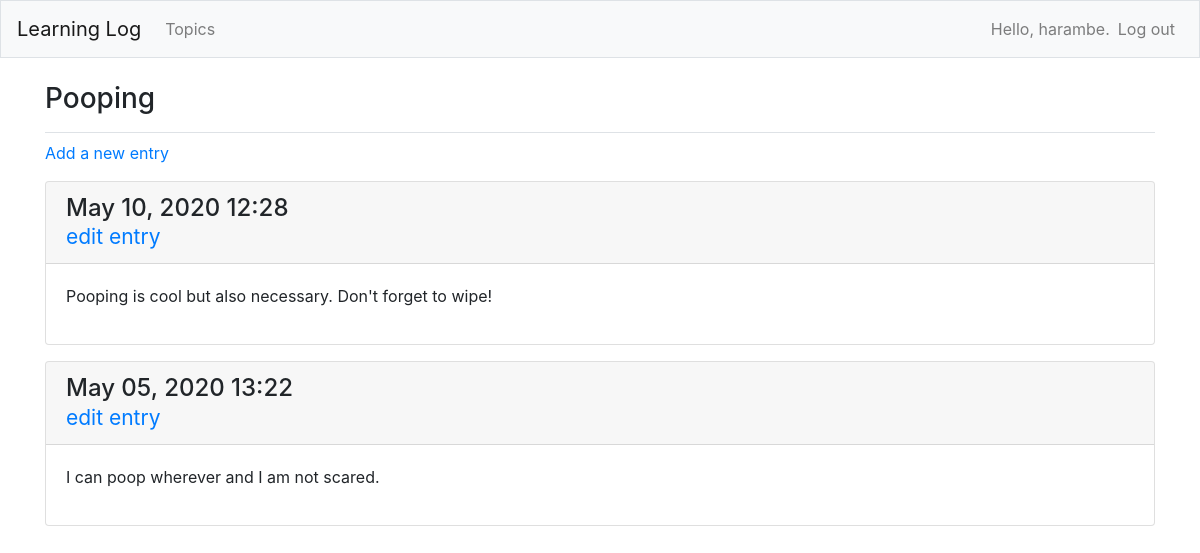
/topics/3/ (signed in), run on an earlier commit of the app's database.
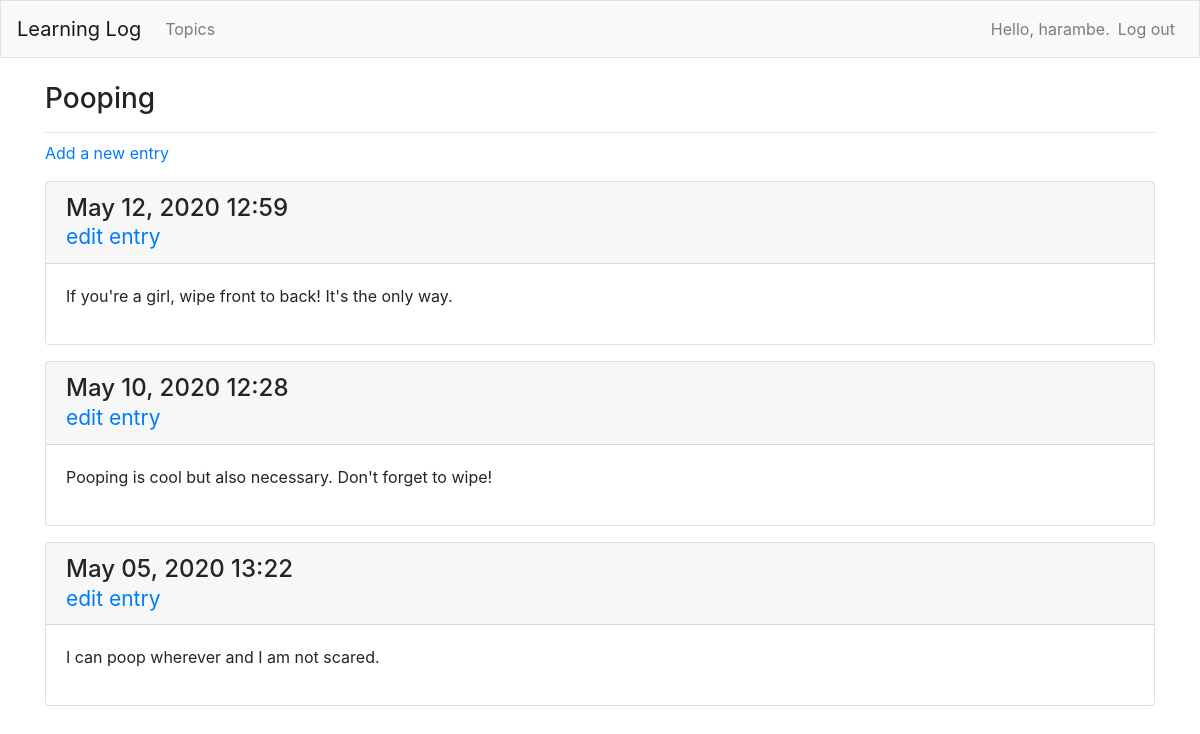
And on a later commit of the database.
### learning_logs/models.py (models this page shows, shortened)
class Topic(models.Model):
    text = models.CharField(max_length=200)
    date_added = models.DateTimeField(auto_now_add=True)
    owner = models.ForeignKey(User, on_delete=models.CASCADE)
    def __str__(self):
        return self.text

class Entry(models.Model):
    topic = models.ForeignKey(Topic, on_delete=models.CASCADE)
    text = models.TextField()
    date_added = models.DateTimeField(auto_now_add=True)
    class Meta:
        verbose_name_plural = 'entries'

### learning_logs/views.py (the view)
# urls.py: path('topics/<int:topic_id>/', views.topic, name='topic'),
@login_required
def topic(request, topic_id):
    topic = Topic.objects.get(id=topic_id)
    _check_topic_owner(request, topic)
    entries = topic.entry_set.order_by('-date_added')
    context = {'topic': topic, 'entries': entries}
    return render(request, 'learning_logs/topic.html', context)

### learning_logs/views.py (called while the page is built)
def _check_topic_owner(request, topic):
    if topic.owner != request.user:
        raise Http404

### learning_logs/templates/learning_logs/topic.html
{% extends 'learning_logs/base.html' %}
{% block page_header %}
<h3>{{ topic }}</h3>
{% endblock page_header %}
{% block content %}
<p>
    <a href="{% url 'learning_logs:new_entry' topic.id %}">Add a new entry</a>
</p>
{% for entry in entries %}
    <div class="card mb-3">
        <h4 class="card-header">
            {{ entry.date_added|date:"M d, Y H:i" }}
            <br>
            <small><a href="{% url 'learning_logs:edit_entry' entry.id %}">edit entry</a></small>
        </h4>
        <div class="card-body">
            {{ entry.text|linebreaks }}
        </div>
    </div>
{% empty %}
    <li>There are no entries for this topic yet.</li>
{% endfor %}
{% endblock content %}

### learning_logs/templates/learning_logs/base.html (shortened to what this page needs)
{% load bootstrap4 %}
<!doctype html>
<html lang='en'>
    <head>
        {% bootstrap_css %}
    </head>
    <body>
        <nav class="navbar navbar-expand-md navbar-light bg-light mb-4 border">
            <a class="navbar-brand" href="{% url 'learning_logs:index' %}">Learning Log</a>
            <div class="collapse navbar-collapse" id="navbarCollapse">
                <ul class="navbar-nav mr-auto">
                    <li class"nav-item">
                        <a class="nav-link" href="{% url 'learning_logs:topics' %}">Topics</a>
                    </li>
                </ul>
                <ul class="navbar-nav ml-auto">
                    {% if user.is_authenticated %}
                        <li class="nav-item">
                            <span class="navbar-text">Hello, {{ user.username }}.</span>
                        </li>
                        <li class="nav-item">
                            <a class="nav-link" href="{% url 'users:logout' %}">Log out</a>
                        </li>
                    {% endif %}
                </ul>
            </div>
        </nav>
        <main role="main" class="container">
            <div class="pb-2 mb-2 border-bottom">
                {% block page_header %}
                {% endblock page_header %}
            </div>
            <div>
                {% block content %}
                {% endblock content %}
            </div>
        </main>
    </body>
</html>

What changed in the data, as far as the page shows it:
added Entry: date_added "May 12, 2020 12:59", text "If you're a girl, wipe front to back! It's the only way."
